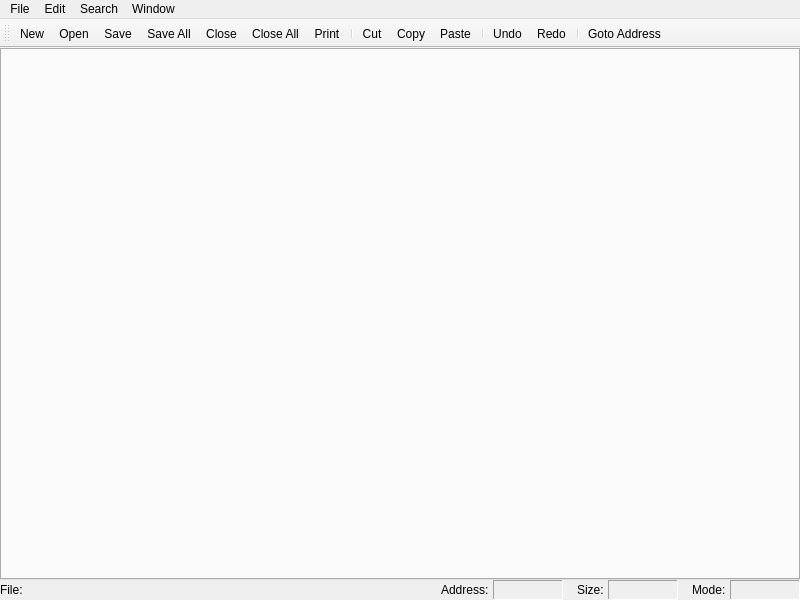
<?xml version="1.0" encoding="UTF-8"?>
<ui version="4.0">
 <class>hexeditLib::hexEdit</class>
 <widget class="QMainWindow" name="hexeditLib::hexEdit">
  <property name="geometry">
   <rect>
    <x>0</x>
    <y>0</y>
    <width>800</width>
    <height>600</height>
   </rect>
  </property>
  <property name="windowTitle">
   <string>MainWindow</string>
  </property>
  <widget class="QWidget" name="_editContainer">
   <layout class="QVBoxLayout" name="verticalLayout">
    <property name="spacing">
     <number>0</number>
    </property>
    <property name="leftMargin">
     <number>0</number>
    </property>
    <property name="topMargin">
     <number>0</number>
    </property>
    <property name="rightMargin">
     <number>0</number>
    </property>
    <property name="bottomMargin">
     <number>0</number>
    </property>
    <item>
     <widget class="hexeditLib::editorTab" name="editor">
      <property name="tabsClosable">
       <bool>true</bool>
      </property>
      <property name="movable">
       <bool>true</bool>
      </property>
     </widget>
    </item>
    <item>
     <widget class="findReplacePanel" name="_findReplacePanel" native="true">
      <property name="sizePolicy">
       <sizepolicy hsizetype="Preferred" vsizetype="Fixed">
        <horstretch>0</horstretch>
        <verstretch>0</verstretch>
       </sizepolicy>
      </property>
     </widget>
    </item>
    <item>
     <widget class="QWidget" name="status" native="true">
      <property name="sizePolicy">
       <sizepolicy hsizetype="Preferred" vsizetype="Fixed">
        <horstretch>0</horstretch>
        <verstretch>0</verstretch>
       </sizepolicy>
      </property>
      <layout class="QHBoxLayout" name="horizontalLayout">
       <property name="spacing">
        <number>4</number>
       </property>
       <property name="leftMargin">
        <number>0</number>
       </property>
       <property name="topMargin">
        <number>0</number>
       </property>
       <property name="rightMargin">
        <number>0</number>
       </property>
       <property name="bottomMargin">
        <number>0</number>
       </property>
       <item>
        <widget class="QLabel" name="label">
         <property name="text">
          <string>File:</string>
         </property>
        </widget>
       </item>
       <item>
        <widget class="QLabel" name="filenameLabel">
         <property name="styleSheet">
          <string notr="true">color: rgb(0, 0, 255);</string>
         </property>
         <property name="text">
          <string/>
         </property>
        </widget>
       </item>
       <item>
        <spacer name="horizontalSpacer">
         <property name="orientation">
          <enum>Qt::Horizontal</enum>
         </property>
         <property name="sizeHint" stdset="0">
          <size>
           <width>129</width>
           <height>20</height>
          </size>
         </property>
        </spacer>
       </item>
       <item>
        <widget class="QLabel" name="label_2">
         <property name="text">
          <string>Address:</string>
         </property>
        </widget>
       </item>
       <item>
        <widget class="QLabel" name="addressLabel">
         <property name="minimumSize">
          <size>
           <width>70</width>
           <height>0</height>
          </size>
         </property>
         <property name="frameShape">
          <enum>QFrame::Panel</enum>
         </property>
         <property name="frameShadow">
          <enum>QFrame::Sunken</enum>
         </property>
         <property name="text">
          <string/>
         </property>
        </widget>
       </item>
       <item>
        <spacer name="horizontalSpacer_2">
         <property name="orientation">
          <enum>Qt::Horizontal</enum>
         </property>
         <property name="sizeType">
          <enum>QSizePolicy::Fixed</enum>
         </property>
         <property name="sizeHint" stdset="0">
          <size>
           <width>10</width>
           <height>20</height>
          </size>
         </property>
        </spacer>
       </item>
       <item>
        <widget class="QLabel" name="label_3">
         <property name="text">
          <string>Size:</string>
         </property>
        </widget>
       </item>
       <item>
        <widget class="QLabel" name="sizeLabel">
         <property name="minimumSize">
          <size>
           <width>70</width>
           <height>0</height>
          </size>
         </property>
         <property name="frameShape">
          <enum>QFrame::Panel</enum>
         </property>
         <property name="frameShadow">
          <enum>QFrame::Sunken</enum>
         </property>
         <property name="text">
          <string/>
         </property>
        </widget>
       </item>
       <item>
        <spacer name="horizontalSpacer_3">
         <property name="orientation">
          <enum>Qt::Horizontal</enum>
         </property>
         <property name="sizeType">
          <enum>QSizePolicy::Fixed</enum>
         </property>
         <property name="sizeHint" stdset="0">
          <size>
           <width>10</width>
           <height>20</height>
          </size>
         </property>
        </spacer>
       </item>
       <item>
        <widget class="QLabel" name="label_4">
         <property name="text">
          <string>Mode:</string>
         </property>
        </widget>
       </item>
       <item>
        <widget class="QLabel" name="modeLabel">
         <property name="minimumSize">
          <size>
           <width>70</width>
           <height>0</height>
          </size>
         </property>
         <property name="frameShape">
          <enum>QFrame::Panel</enum>
         </property>
         <property name="frameShadow">
          <enum>QFrame::Sunken</enum>
         </property>
         <property name="text">
          <string/>
         </property>
        </widget>
       </item>
      </layout>
     </widget>
    </item>
   </layout>
  </widget>
  <widget class="QMenuBar" name="menubar">
   <property name="geometry">
    <rect>
     <x>0</x>
     <y>0</y>
     <width>800</width>
     <height>22</height>
    </rect>
   </property>
   <widget class="QMenu" name="fileMenu">
    <property name="title">
     <string>File</string>
    </property>
    <widget class="QMenu" name="recentFilesMenu">
     <property name="title">
      <string>Recent Files</string>
     </property>
     <addaction name="actionDummy"/>
    </widget>
    <addaction name="newAct"/>
    <addaction name="openAct"/>
    <addaction name="reloadAct"/>
    <addaction name="separator"/>
    <addaction name="saveAct"/>
    <addaction name="saveAsAct"/>
    <addaction name="saveAllAct"/>
    <addaction name="closeAct"/>
    <addaction name="closeAllAct"/>
    <addaction name="separator"/>
    <addaction name="summaryAct"/>
    <addaction name="printAct"/>
    <addaction name="separator"/>
    <addaction name="recentFilesMenu"/>
    <addaction name="exitAct"/>
   </widget>
   <widget class="QMenu" name="_editMenu">
    <property name="title">
     <string>Edit</string>
    </property>
    <addaction name="undoAct"/>
    <addaction name="redoAct"/>
    <addaction name="separator"/>
    <addaction name="cutAct"/>
    <addaction name="copyAct"/>
    <addaction name="pasteAct"/>
    <addaction name="deleteAct"/>
    <addaction name="separator"/>
    <addaction name="preferencesAct"/>
   </widget>
   <widget class="QMenu" name="searchMenu">
    <property name="title">
     <string>Search</string>
    </property>
    <addaction name="findReplace2Act"/>
    <addaction name="separator"/>
    <addaction name="gotoAct"/>
   </widget>
   <widget class="QMenu" name="windowMenu">
    <property name="title">
     <string>Window</string>
    </property>
   </widget>
   <addaction name="fileMenu"/>
   <addaction name="_editMenu"/>
   <addaction name="searchMenu"/>
   <addaction name="windowMenu"/>
  </widget>
  <widget class="QToolBar" name="toolBar">
   <property name="windowTitle">
    <string>toolBar</string>
   </property>
   <property name="iconSize">
    <size>
     <width>16</width>
     <height>16</height>
    </size>
   </property>
   <attribute name="toolBarArea">
    <enum>TopToolBarArea</enum>
   </attribute>
   <attribute name="toolBarBreak">
    <bool>false</bool>
   </attribute>
   <addaction name="newAct"/>
   <addaction name="openAct"/>
   <addaction name="saveAct"/>
   <addaction name="saveAllAct"/>
   <addaction name="closeAct"/>
   <addaction name="closeAllAct"/>
   <addaction name="printAct"/>
   <addaction name="separator"/>
   <addaction name="cutAct"/>
   <addaction name="copyAct"/>
   <addaction name="pasteAct"/>
   <addaction name="separator"/>
   <addaction name="undoAct"/>
   <addaction name="redoAct"/>
   <addaction name="separator"/>
   <addaction name="gotoAct"/>
  </widget>
  <action name="newAct">
   <property name="icon">
    <iconset>
     <normaloff>:/basic/document_flat-new.png</normaloff>:/basic/document_flat-new.png</iconset>
   </property>
   <property name="text">
    <string>New</string>
   </property>
   <property name="toolTip">
    <string>Create new binary file</string>
   </property>
  </action>
  <action name="closeAct">
   <property name="icon">
    <iconset>
     <normaloff>:/basic/close.png</normaloff>:/basic/close.png</iconset>
   </property>
   <property name="text">
    <string>Close</string>
   </property>
   <property name="toolTip">
    <string>Close current file</string>
   </property>
  </action>
  <action name="saveAct">
   <property name="icon">
    <iconset>
     <normaloff>:/basic/save.png</normaloff>:/basic/save.png</iconset>
   </property>
   <property name="text">
    <string>Save</string>
   </property>
   <property name="toolTip">
    <string>Save current file</string>
   </property>
  </action>
  <action name="closeAllAct">
   <property name="icon">
    <iconset>
     <normaloff>:/basic/close_all.png</normaloff>:/basic/close_all.png</iconset>
   </property>
   <property name="text">
    <string>Close All</string>
   </property>
   <property name="toolTip">
    <string>Close all files</string>
   </property>
  </action>
  <action name="saveAsAct">
   <property name="icon">
    <iconset>
     <normaloff>:/basic/save_as.png</normaloff>:/basic/save_as.png</iconset>
   </property>
   <property name="text">
    <string>Save As...</string>
   </property>
   <property name="toolTip">
    <string>Save file with a different name</string>
   </property>
  </action>
  <action name="printAct">
   <property name="icon">
    <iconset>
     <normaloff>:/basic/print.png</normaloff>:/basic/print.png</iconset>
   </property>
   <property name="text">
    <string>Print</string>
   </property>
   <property name="toolTip">
    <string>Print current file</string>
   </property>
  </action>
  <action name="undoAct">
   <property name="icon">
    <iconset>
     <normaloff>:/basic/undo.png</normaloff>:/basic/undo.png</iconset>
   </property>
   <property name="text">
    <string>Undo</string>
   </property>
   <property name="toolTip">
    <string>Undo previous edit action</string>
   </property>
  </action>
  <action name="redoAct">
   <property name="icon">
    <iconset>
     <normaloff>:/basic/redo.png</normaloff>:/basic/redo.png</iconset>
   </property>
   <property name="text">
    <string>Redo</string>
   </property>
   <property name="toolTip">
    <string>Redo previous edit action</string>
   </property>
  </action>
  <action name="cutAct">
   <property name="icon">
    <iconset>
     <normaloff>:/basic/clip_cut.png</normaloff>:/basic/clip_cut.png</iconset>
   </property>
   <property name="text">
    <string>Cut</string>
   </property>
   <property name="toolTip">
    <string>Cut selected data to the clipboard</string>
   </property>
  </action>
  <action name="copyAct">
   <property name="icon">
    <iconset>
     <normaloff>:/basic/clip_copy.png</normaloff>:/basic/clip_copy.png</iconset>
   </property>
   <property name="text">
    <string>Copy</string>
   </property>
   <property name="toolTip">
    <string>Copy selected data to the clipboard</string>
   </property>
  </action>
  <action name="pasteAct">
   <property name="icon">
    <iconset>
     <normaloff>:/basic/clip_paste.png</normaloff>:/basic/clip_paste.png</iconset>
   </property>
   <property name="text">
    <string>Paste</string>
   </property>
   <property name="toolTip">
    <string>Paste data from the clipboard  into the file</string>
   </property>
  </action>
  <action name="deleteAct">
   <property name="icon">
    <iconset>
     <normaloff>:/basic/delete.png</normaloff>:/basic/delete.png</iconset>
   </property>
   <property name="text">
    <string>Delete</string>
   </property>
   <property name="toolTip">
    <string>Deleted selected data</string>
   </property>
  </action>
  <action name="findReplaceAct">
   <property name="checkable">
    <bool>true</bool>
   </property>
   <property name="icon">
    <iconset>
     <normaloff>:/hexedit/searchFind</normaloff>:/hexedit/searchFind</iconset>
   </property>
   <property name="text">
    <string>Find/Replace</string>
   </property>
  </action>
  <action name="gotoAct">
   <property name="icon">
    <iconset>
     <normaloff>:/custom/goto</normaloff>:/custom/goto</iconset>
   </property>
   <property name="text">
    <string>Goto Address</string>
   </property>
  </action>
  <action name="reloadAct">
   <property name="icon">
    <iconset>
     <normaloff>:/basic/reload_rotate.png</normaloff>:/basic/reload_rotate.png</iconset>
   </property>
   <property name="text">
    <string>Reload from Disk</string>
   </property>
   <property name="toolTip">
    <string>Lose changes and reload from disk</string>
   </property>
  </action>
  <action name="openAct">
   <property name="icon">
    <iconset>
     <normaloff>:/basic/folder_open-edit.png</normaloff>:/basic/folder_open-edit.png</iconset>
   </property>
   <property name="text">
    <string>Open...</string>
   </property>
   <property name="toolTip">
    <string>Open file for editing</string>
   </property>
  </action>
  <action name="summaryAct">
   <property name="text">
    <string>Summary...</string>
   </property>
  </action>
  <action name="findReplace2Act">
   <property name="icon">
    <iconset>
     <normaloff>:/editor/searchFind</normaloff>:/editor/searchFind</iconset>
   </property>
   <property name="text">
    <string>Find/Replace</string>
   </property>
   <property name="shortcut">
    <string>Ctrl+F</string>
   </property>
  </action>
  <action name="saveAllAct">
   <property name="icon">
    <iconset>
     <normaloff>:/basic/save_all.png</normaloff>:/basic/save_all.png</iconset>
   </property>
   <property name="text">
    <string>Save All</string>
   </property>
   <property name="toolTip">
    <string>Save All modified files</string>
   </property>
   <property name="menuRole">
    <enum>QAction::NoRole</enum>
   </property>
  </action>
  <action name="exitAct">
   <property name="icon">
    <iconset>
     <normaloff>:/custom/exit</normaloff>:/custom/exit</iconset>
   </property>
   <property name="text">
    <string>Exit</string>
   </property>
   <property name="toolTip">
    <string>Close application</string>
   </property>
   <property name="menuRole">
    <enum>QAction::NoRole</enum>
   </property>
  </action>
  <action name="actionDummy">
   <property name="text">
    <string>Dummy</string>
   </property>
  </action>
  <action name="preferencesAct">
   <property name="icon">
    <iconset>
     <normaloff>:/basic/options.png</normaloff>:/basic/options.png</iconset>
   </property>
   <property name="text">
    <string>Preferences...</string>
   </property>
  </action>
 </widget>
 <customwidgets>
  <customwidget>
   <class>findReplacePanel</class>
   <extends>QWidget</extends>
   <header>findReplacePanel.h</header>
   <container>1</container>
  </customwidget>
  <customwidget>
   <class>hexeditLib::editorTab</class>
   <extends>QTabWidget</extends>
   <header>editorTab.h</header>
   <container>1</container>
  </customwidget>
 </customwidgets>
 <resources/>
 <connections/>
</ui>
